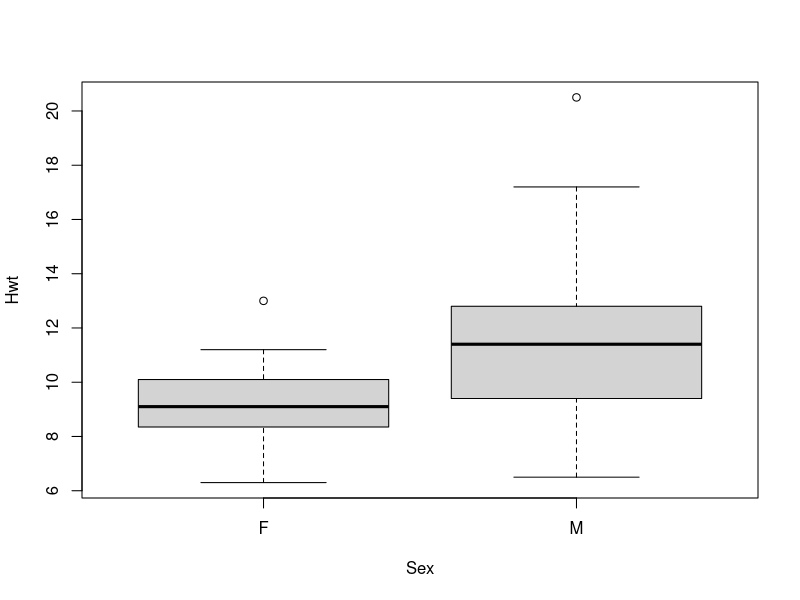
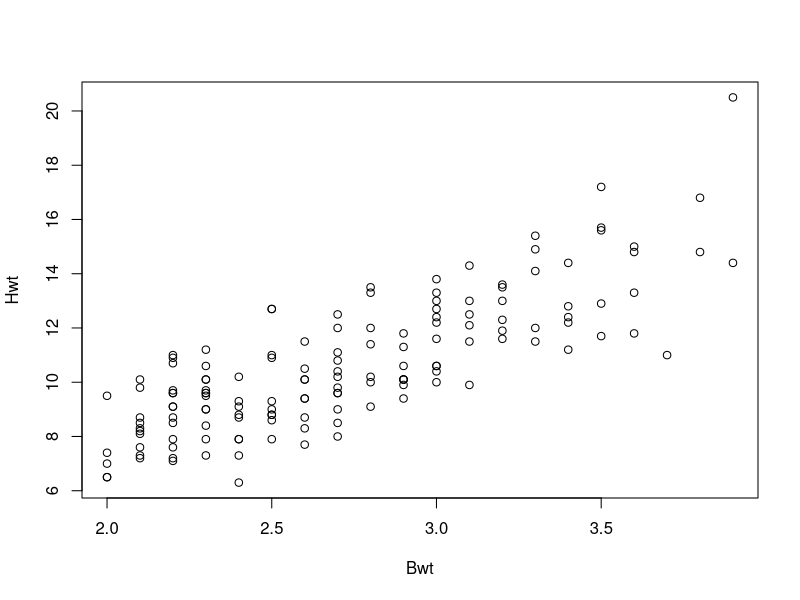

Recreate these plots in R, in order.

##Data manipulation and pipes

library(MASS)     # for the cats data
library(dplyr)    # data manipulation
library(haven)    # in/exporting data
library(magrittr) # pipes
library(mice)

# transform(): changing and adding columns
# dplyr::filter(): row-wise selection (of cases)
# table(): frequency tables
# class(): object class
# levels(): levels of a factor
# order(): data entries in increasing order
# haven::read_sav(): import SPSS data
# cor(): bivariate correlation
# sample(): drawing a sample
# t.test(): t-test

head(cats)

fem.cats <- cats[cats$Sex == "F", ]
head(fem.cats)

heavy.cats <- subset(cats, Bwt > 3)
head(heavy.cats)

sorted.cats <- cats[order(cats$Bwt), ]

head(sorted.cats)

dplyr::arrange(cats)

plot( formula = Hwt ~ Sex, data=cats)

plot( formula = Hwt ~ Bwt, data=cats)


#Pipes

boys <- mice::boys

boys <- 
  boys %>% 
  head()

nrow(cats)

cats.outl <- 
  cats %>% 
  filter((Hwt < mean(Hwt) + 3* sd(Hwt)),
         (Hwt < mean(Hwt) - 3* sd(Hwt)))

# "." can be used as place holder

#Exposition operator => %$% exposes the column data to the pipe operator
#We use pipe operator (%>%) to excute chunk of code subsequently without 














